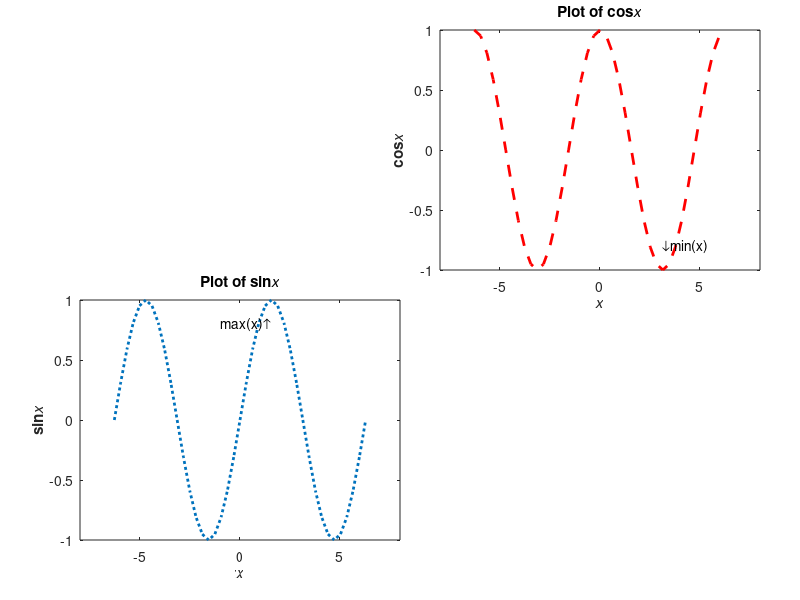

Source code (MATLAB):
% Box GridLineStyle Position Units Title 
% Xlabel XLim XScale View 
% FontName FontWeight FontSize FontUnits FontAngle
close all;
x=-2*pi:pi/10:2*pi;
y1=sin(x);y2=cos(x);
figure;
Ha1=axes('Position',[0.1,0.1,0.4,0.4]);
H1=plot(x,y1,':');
set(H1,'LineWidth',2);
title('\bfPlot of sin\itx');xlabel('\bf\itx');ylabel('\bfsin\itx');
axis([-8 8 -1 1]);
Ha2=axes('Position',[0.55 0.55 0.4 0.4]);
H2=plot(x,y2);
set(H2,'LineWidth',2,'Color','r','LineStyle','--');
title('\bfPlot of cos\itx');xlabel('\bf\itx');ylabel('\bfcos\itx');
axis([-8 8 -1 1]);
pause;
axes(Ha1);
text(pi/2,0.8,'max(x)\uparrow','HorizontalAlignment','right');
axes(Ha2);
text(pi,-0.8,'\downarrowmin(x)');